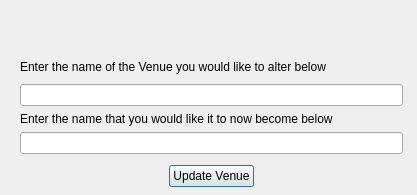
<?xml version="1.0" encoding="UTF-8"?>
<ui version="4.0">
 <class>UpdateVenue</class>
 <widget class="QDialog" name="UpdateVenue">
  <property name="geometry">
   <rect>
    <x>0</x>
    <y>0</y>
    <width>417</width>
    <height>195</height>
   </rect>
  </property>
  <property name="windowTitle">
   <string>Dialog</string>
  </property>
  <widget class="QWidget" name="gridLayoutWidget">
   <property name="geometry">
    <rect>
     <x>20</x>
     <y>60</y>
     <width>383</width>
     <height>127</height>
    </rect>
   </property>
   <layout class="QGridLayout" name="gridLayout">
    <item row="6" column="0">
     <spacer name="hSpacer">
      <property name="orientation">
       <enum>Qt::Horizontal</enum>
      </property>
      <property name="sizeHint" stdset="0">
       <size>
        <width>40</width>
        <height>20</height>
       </size>
      </property>
     </spacer>
    </item>
    <item row="6" column="2">
     <spacer name="hSpacer2">
      <property name="orientation">
       <enum>Qt::Horizontal</enum>
      </property>
      <property name="sizeHint" stdset="0">
       <size>
        <width>40</width>
        <height>20</height>
       </size>
      </property>
     </spacer>
    </item>
    <item row="1" column="1">
     <spacer name="vSpacer">
      <property name="orientation">
       <enum>Qt::Vertical</enum>
      </property>
      <property name="sizeHint" stdset="0">
       <size>
        <width>20</width>
        <height>40</height>
       </size>
      </property>
     </spacer>
    </item>
    <item row="0" column="0" colspan="3">
     <widget class="QLabel" name="lblMain">
      <property name="text">
       <string>Enter the name of the Venue you would like to alter below</string>
      </property>
     </widget>
    </item>
    <item row="6" column="1">
     <widget class="QPushButton" name="btnUpdateVenue">
      <property name="text">
       <string>Update Venue</string>
      </property>
     </widget>
    </item>
    <item row="5" column="1">
     <spacer name="vSpacer2">
      <property name="orientation">
       <enum>Qt::Vertical</enum>
      </property>
      <property name="sizeHint" stdset="0">
       <size>
        <width>20</width>
        <height>40</height>
       </size>
      </property>
     </spacer>
    </item>
    <item row="2" column="0" colspan="3">
     <widget class="QLineEdit" name="edtOldVenueName"/>
    </item>
    <item row="4" column="0" colspan="3">
     <widget class="QLineEdit" name="edtNewVenueName"/>
    </item>
    <item row="3" column="0" colspan="3">
     <widget class="QLabel" name="label">
      <property name="text">
       <string>Enter the name that you would like it to now become below</string>
      </property>
     </widget>
    </item>
   </layout>
  </widget>
 </widget>
 <resources/>
 <connections/>
</ui>
